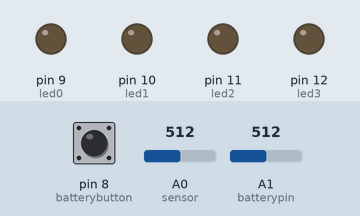
Simulated run of this sketch. Board: Arduino Uno, built with avr-gcc and run on an emulated ATmega328P. Parts: output pins drawn as LEDs (lit = HIGH). The test bench sets the inputs (shaded band); at power-on: pin 8 (batterybutton) LOW, A0 (sensor) = 512, A1 (batterypin) = 512.

Above: at 1.2 s.
1.3 s: pin 8 (batterybutton) pulled HIGH for 0.15 s
At 1.37 s:
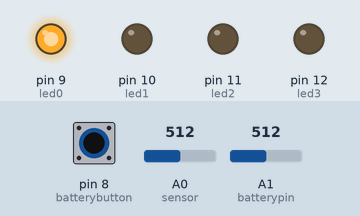
2.9 s: pin 8 (batterybutton) pulled HIGH for 3.2 s
At 6.4 s:
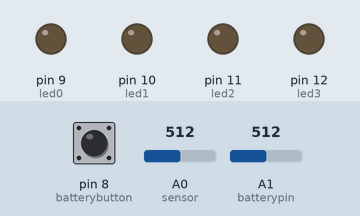
Timing chart, 0 to 7.9 s (numbered marks = the images above; inputs shaded):
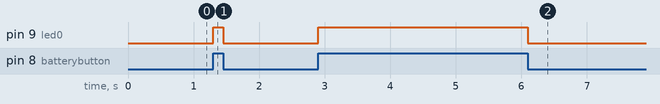

The sketch:

slave.ino
```cpp
#include <SoftwareSerial.h>
SoftwareSerial HC12(6, 7); // TX | RX

int sensor = A0;
int batterypin = A1;
int batterybutton = 8;
int led0 = 9;
int led1 = 10;
int led2 = 11;
int led3 = 12;

int batteryraw = 0;
float voltage;

void setup() {
  pinMode(batterybutton, INPUT);
  pinMode(led0, OUTPUT);
  pinMode(led1, OUTPUT);
  pinMode(led2, OUTPUT);
  pinMode(led3, OUTPUT);

  HC12.begin(9600);
}

void loop() {
  //if photocell is covered start timer, else wait
  if (analogRead(sensor) < 950)
    HC12.write(byte(1));
  else
    HC12.write(byte(0));
  while (digitalRead(batterybutton) == 1) {
    if ( voltage >= 5.325) {
      digitalWrite(led0, HIGH);
      digitalWrite(led1, HIGH);
      digitalWrite(led2, HIGH);
      digitalWrite(led3, HIGH);
    }
    else if ( voltage >= 4.65) {
      digitalWrite(led0, HIGH);
      digitalWrite(led1, HIGH);
      digitalWrite(led2, HIGH);
      digitalWrite(led3, LOW);
    }
    else if ( voltage >= 3.975) {
      digitalWrite(led0, HIGH);
      digitalWrite(led1, HIGH);
      digitalWrite(led2, LOW);
      digitalWrite(led3, LOW);
    }
    else{
      digitalWrite(led0, HIGH);
      digitalWrite(led1, LOW);
      digitalWrite(led2, LOW);
      digitalWrite(led3, LOW);
    }
    batteryraw = analogRead(batterypin);
    voltage = batteryraw * (6.0 / 1024);
  }
  digitalWrite(led0, LOW);
  digitalWrite(led1, LOW);
  digitalWrite(led2, LOW);
  digitalWrite(led3, LOW);
}
```

Measured:
- after the input at 1.3 s, pin 9 (led0): LOW → HIGH at once, → LOW 0.15 s later
- after the input at 2.9 s, pin 9 (led0): LOW → HIGH at once, → LOW 3.2 s later
